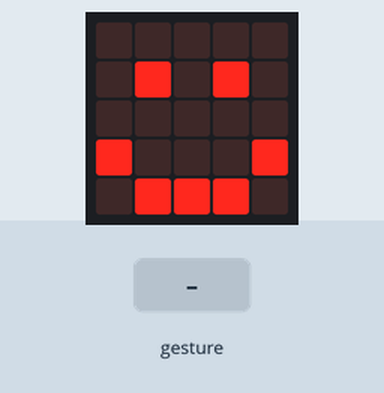
A program run on a simulated BBC micro:bit running MicroPython. On the bench: the board's 5×5 LED display. The inputs (shaded band) are chosen by the test bench. A tilt is held for 1.5 s and a shake lasts 1 s, then the board lies face up again.

Above: at 1.2 s.
1.3 s: gesture 'shake'
At 1.65 s:
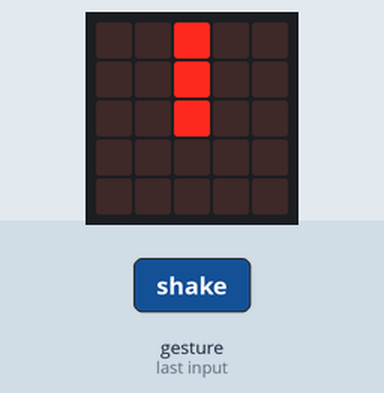
At 2.25 s:
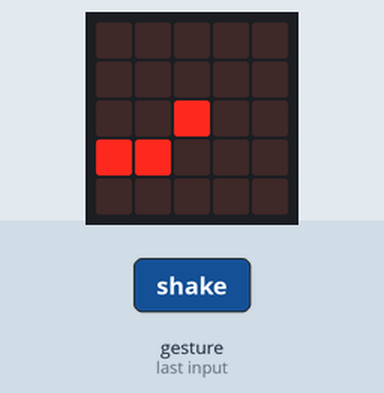
Timing chart, 0 to 4.3 s (numbered marks = the images above; inputs shaded):
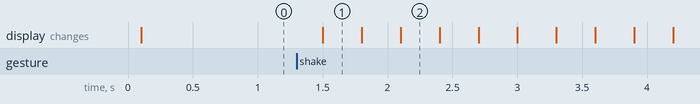

The program:

gestures.py
```python
from microbit import *

while True:
    gesture = accelerometer.current_gesture()
    if gesture == "face up":
        display.show(Image.HAPPY)
    elif gesture == "shake":
        display.show(Image.ALL_CLOCKS, loop=True, delay=25)
    else:
        display.show(Image.ANGRY)
```

Measured:
- after the input at 1.3 s, the display: changes after 0.20 s (image 1)
